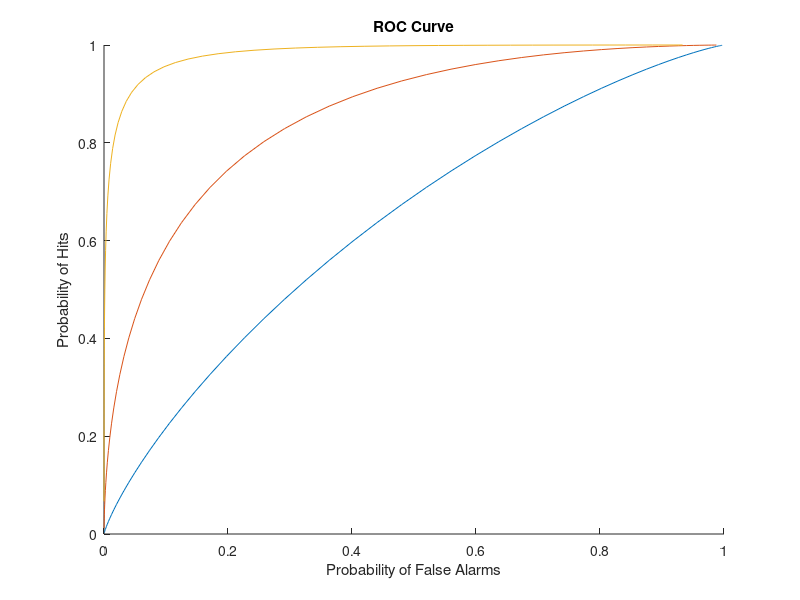

Write the MATLAB code that produced this figure.
gamma = [-3:0.1:3];

figure
hold on
title ('ROC Curve'); 
xlabel ('Probability of False Alarms');
ylabel ('Probability of Hits');

for dPrime = [0.5, 1.5, 3]
x = normcdf((-dPrime/2)- gamma);
y = normcdf((dPrime/2)- gamma);
plot(x,y)

end

